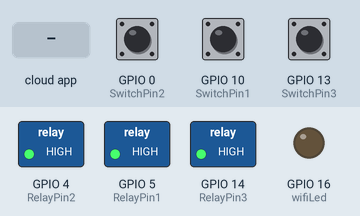
Bench run of a sketch on a simulated ESP8266 (NodeMCU). Shown: switched loads named in the sketch (green lamp = pin HIGH), output pins drawn as LEDs (lit = HIGH). The inputs (shaded band) are chosen by the test bench; at power-on: GPIO 0 (SwitchPin2) HIGH, GPIO 10 (SwitchPin1) HIGH, GPIO 13 (SwitchPin3) HIGH. WiFi joins after 1.5 s; servers stay silent unless stated; what the sketch prints to the serial monitor is not drawn.

Above: at 2.7 s.
2.8 s: the phone or cloud app sets 61bc94b5695fce5c874d20d1 to 1
At 3.2 s:
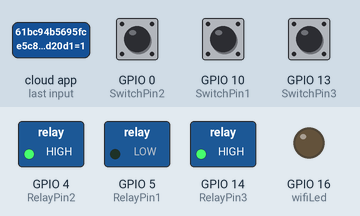
4.3 s: the phone or cloud app sets 61bc9550695fce5c874d2134 to 1
At 5.5 s:
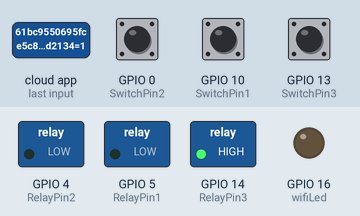
5.8 s: the phone or cloud app sets 61bc95890df86e5c8fe8de74 to 1
At 6.7 s:
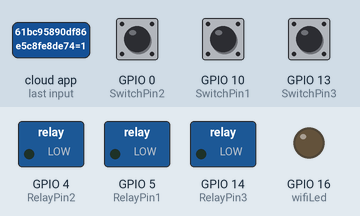
7.3 s: the phone or cloud app sets 61bc94b5695fce5c874d20d1 to 0
At 7.8 s:
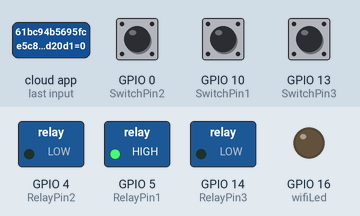
8.8 s: the phone or cloud app sets 61bc9550695fce5c874d2134 to 0
At 10.0 s:
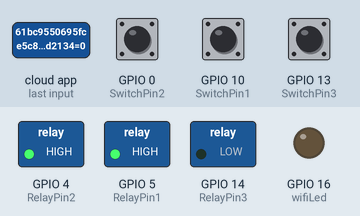
10.3 s: the phone or cloud app sets 61bc94b5695fce5c874d20d1 to 1
At 11.3 s:
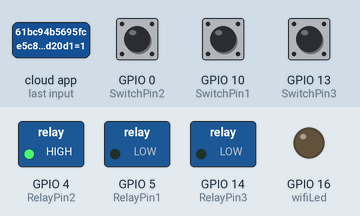
Timing chart, 0 to 12.8 s (numbered marks = the images above; inputs shaded):
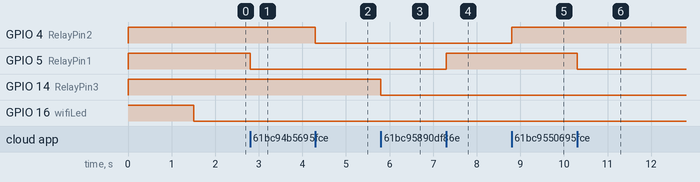

Measured:
- after the input at 2.8 s, GPIO 5 (RelayPin1): HIGH → LOW at once
- after the input at 4.3 s, GPIO 4 (RelayPin2): HIGH → LOW at once
- after the input at 5.8 s, GPIO 14 (RelayPin3): HIGH → LOW at once
- after the input at 7.3 s, GPIO 5 (RelayPin1): LOW → HIGH at once
- after the input at 8.8 s, GPIO 4 (RelayPin2): LOW → HIGH at once
- after the input at 10.3 s, GPIO 5 (RelayPin1): HIGH → LOW at once

The sketch:

Smart_Voice_Home_Automation.ino
```cpp
#include <ESP8266WiFi.h>
#include "SinricPro.h"
#include "SinricProSwitch.h"
#include <map>

#define WIFI_SSID         "HOmemade"
#define WIFI_PASS         "air584410"

#define APP_KEY           "f0df49ff-6c4a-4636-a766-19b029971778"
#define APP_SECRET        "54db9a76-3672-45e3-a6b3-ef9dff145436-88dcbde0-6469-4e95-9196-15433decf1b1"

#define Device_1  "61bc94b5695fce5c874d20d1"
#define Device_2  "61bc9550695fce5c874d2134"
#define Device_3  "61bc95890df86e5c8fe8de74"

#define wifiLed   16   //D0
#define RelayPin1 5  //D1
#define RelayPin2 4  //D2
#define RelayPin3 14 //D5
#define RelayPin4 12 //D6
#define SwitchPin1 10  //SD3
#define SwitchPin2 0   //D3
#define SwitchPin3 13  //D7
#define SwitchPin4 3   //RX


#define BAUD_RATE   9600

#define DEBOUNCE_TIME 250

typedef struct {      // struct for the std::map below
  int relayPIN;
  int flipSwitchPIN;
} deviceConfig_t;


std::map<String, deviceConfig_t> devices = {
    //{deviceId, {relayPIN,  flipSwitchPIN}}
    {Device_1, {  RelayPin1, SwitchPin1 }},
    {Device_2, {  RelayPin2, SwitchPin2 }},
    {Device_3, {  RelayPin3, SwitchPin3 }}
};

typedef struct {      // struct for the std::map below
  String deviceId;
  bool lastFlipSwitchState;
  unsigned long lastFlipSwitchChange;
} flipSwitchConfig_t;

std::map<int, flipSwitchConfig_t> flipSwitches;

void setupRelays() {
  for (auto &device : devices) {
    int relayPIN = device.second.relayPIN;
    pinMode(relayPIN, OUTPUT);
    digitalWrite(relayPIN, HIGH);
  }
}

void setupFlipSwitches() {
  for (auto &device : devices)  {
    flipSwitchConfig_t flipSwitchConfig;

    flipSwitchConfig.deviceId = device.first;
    flipSwitchConfig.lastFlipSwitchChange = 0;
    flipSwitchConfig.lastFlipSwitchState = true;

    int flipSwitchPIN = device.second.flipSwitchPIN;

    flipSwitches[flipSwitchPIN] = flipSwitchConfig;
    pinMode(flipSwitchPIN, INPUT_PULLUP);
  }
}

bool onPowerState(String deviceId, bool &state)
{
  Serial.printf("%s: %s\r\n", deviceId.c_str(), state ? "on" : "off");
  int relayPIN = devices[deviceId].relayPIN;
  digitalWrite(relayPIN, !state);
  return true;
}

void handleFlipSwitches() {
  unsigned long actualMillis = millis();
  for (auto &flipSwitch : flipSwitches) {
    unsigned long lastFlipSwitchChange = flipSwitch.second.lastFlipSwitchChange;

    if (actualMillis - lastFlipSwitchChange > DEBOUNCE_TIME) {
      int flipSwitchPIN = flipSwitch.first;
      bool lastFlipSwitchState = flipSwitch.second.lastFlipSwitchState;
      bool flipSwitchState = digitalRead(flipSwitchPIN);
      if (flipSwitchState != lastFlipSwitchState) {
        flipSwitch.second.lastFlipSwitchState = flipSwitchState;
      }
    }
  }
}

void setupWiFi()
{
  Serial.printf("\r\n[Wifi]: Connecting");
  WiFi.begin(WIFI_SSID, WIFI_PASS);

  while (WiFi.status() != WL_CONNECTED)
  {
    Serial.printf(".");
    delay(250);
  }
  digitalWrite(wifiLed, LOW);
  Serial.printf("connected!\r\n[WiFi]: IP-Address is %s\r\n", WiFi.localIP().toString().c_str());
}

void setupSinricPro()
{
  for (auto &device : devices)
  {
    const char *deviceId = device.first.c_str();
    SinricProSwitch &mySwitch = SinricPro[deviceId];
    mySwitch.onPowerState(onPowerState);
  }

  SinricPro.begin(APP_KEY, APP_SECRET);
  SinricPro.restoreDeviceStates(true);
}

void setup()
{
  Serial.begin(BAUD_RATE);

  pinMode(wifiLed, OUTPUT);
  digitalWrite(wifiLed, HIGH);

  setupRelays();
  setupFlipSwitches();
  setupWiFi();
  setupSinricPro();
}

void loop()
{
  SinricPro.handle();
  handleFlipSwitches();
}
```
